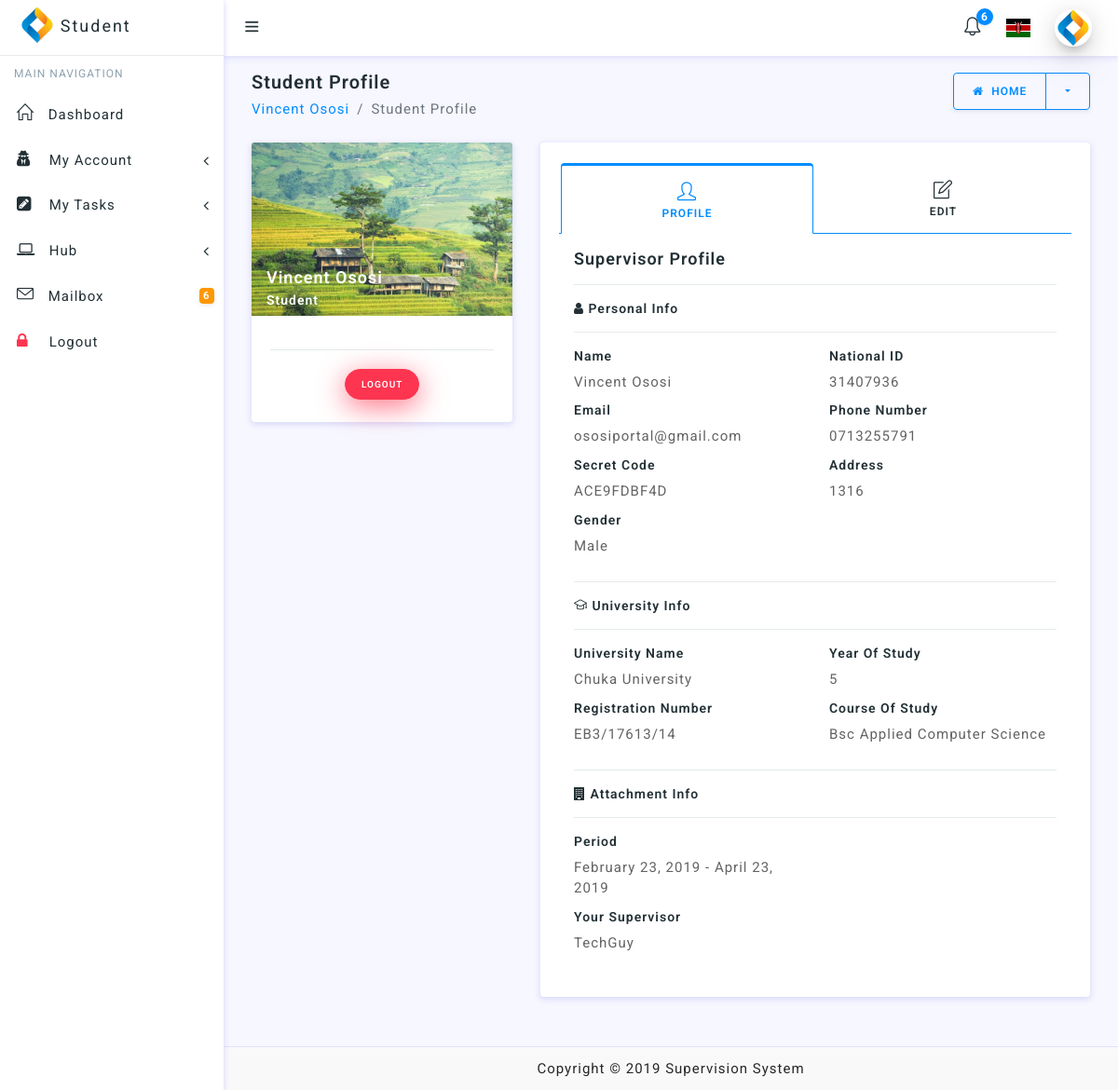
Screenshot of /student/dashboard/profile.php (signed in) with the database file from the repository.
### tables this page shows
CREATE TABLE `student_table` (
  `id` int(11) NOT NULL,
  `student_name` varchar(255) NOT NULL,
  `phone_number` varchar(255) NOT NULL,
  `national_id` varchar(255) NOT NULL,
  `email` varchar(255) NOT NULL,
  `address` varchar(255) NOT NULL,
  `gender` varchar(255) NOT NULL,
  `secret_code` varchar(255) NOT NULL,
  `password` varchar(255) NOT NULL,
  `created_at` datetime NOT NULL
);

CREATE TABLE `university_table` (
  `id` int(11) NOT NULL,
  `student_id` int(11) NOT NULL,
  `name` varchar(255) NOT NULL,
  `reg_no` varchar(255) NOT NULL,
  `year_of_study` int(11) NOT NULL,
  `course_of_study` varchar(255) NOT NULL,
  `created_at` datetime NOT NULL
);

CREATE TABLE `attachment_table` (
  `id` int(11) NOT NULL,
  `student_id` int(11) NOT NULL,
  `start_date` date NOT NULL,
  `end_date` date NOT NULL,
  `section` varchar(255) NOT NULL,
  `supervisor_id` int(11) NOT NULL,
  `created_at` datetime NOT NULL
);

CREATE TABLE `supervisor_table` (
  `id` int(11) NOT NULL,
  `supervisor_name` varchar(255) NOT NULL,
  `email` varchar(255) NOT NULL,
  `phone_number` varchar(255) NOT NULL,
  `national_id` varchar(255) NOT NULL,
  `secret_code` varchar(255) NOT NULL,
  `password` varchar(255) NOT NULL,
  `created_at` datetime NOT NULL
);

### student/sessions/student_session.php (called while the page is built, shortened)
<?php
require '../../DBConnection/Connection.php';
$student_check = $_SESSION['login_student'];
$ses_sql = mysqli_query($connection, "select * from student_table where national_id='$student_check'");
$row = mysqli_fetch_assoc($ses_sql);
$student_id = $row['id'];
$student_name = $row['student_name'];
$email = $row['email'];
$national_id = $row['national_id'];
$address = $row['address'];
$secret_code = $row['secret_code'];
$phone_number = $row['phone_number'];
$gender = $row['gender'];
$uniDetails = mysqli_query($connection,"select * from university_table where student_id='$student_id'");
$rowOne = mysqli_fetch_assoc($uniDetails);
$uni_name = $rowOne['name'];
$reg_no = $rowOne['reg_no'];
$year_of_study = $rowOne['year_of_study'];
$course_of_study = $rowOne['course_of_study'];
$attachmentDetails = mysqli_query($connection,"select * from attachment_table where student_id='$student_id'");
$rowThree = mysqli_fetch_assoc($attachmentDetails);
$start_date = $rowThree['start_date'];
$end_date = $rowThree['end_date'];
$supervisor_id = $rowThree['supervisor_id'];
$supervisor = mysqli_query($connection,"select * from supervisor_table where id='$supervisor_id'");
$rowFour = mysqli_fetch_assoc($supervisor);
$supervisor_name = $rowFour['supervisor_name'];

### student/dashboard/profile.php (the view, shortened to what this page needs)
<?php
require '../sessions/student_session.php';
require '../../functions/update_profile.php'
?>
<!doctype html>
<html lang="en">
<head>
    <link href="../../inc/main.css" rel="stylesheet" type="text/css"/>
</head>
<body>
<div id="wrapper">
    <?php
    require '../layouts/student_layout.php';
    ?>
    <div class="content-wrapper">
        <div class="container-fluid">
            <div class="row pt-2 pb-2">
                <div class="col-sm-9">
                    <h4 class="page-title">Student Profile</h4>
                    <ol class="breadcrumb">
                        <li class="breadcrumb-item"><a href="profile.php"><?php echo $student_name ?></a></li>
                        <li class="breadcrumb-item active" aria-current="page">Student Profile</li>
                    </ol>
                </div>
                <div class="col-sm-3">
                    <a href="home.php">
                        <div class="btn-group float-sm-right">
                            <button type="button" class="btn btn-outline-primary waves-effect waves-light"><i
                                        class="fa fa-home mr-1"></i> Home
                            </button>
                            <button type="button"
                                    class="btn btn-outline-primary dropdown-toggle dropdown-toggle-split waves-effect waves-light"
                                    data-toggle="dropdown">
                            </button>
                        </div>
                    </a>
                </div>
            </div>
            <div class="row">
                <div class="col-lg-4">
                    <div class="profile-card-3">
                        <div class="card">
                            <div class="user-fullimage">
                                <img src="../../assets/images/gallery/5.jpg" alt="user avatar" class="card-img-top">
                                <div class="details">
                                    <h5 class="mb-1 text-white ml-3"><?php echo $student_name ?></h5>
                                    <h6 class="text-white ml-3">Student</h6>
                                </div>
                            </div>
                            <div class="card-body text-center">
                                <hr>
                                <a href="../sessions/student_logout.php"
                                   class="btn btn-danger shadow-danger btn-sm btn-round waves-effect waves-light m-1">Logout</a>
                            </div>
                        </div>
                    </div>
                </div>
                <div class="col-lg-8">
                    <div class="card">
                        <div class="card-body">
                            <ul class="nav nav-tabs nav-tabs-primary top-icon nav-justified">
                                <li class="nav-item">
                                    <a href="javascript:void();" data-target="#profile" data-toggle="pill"
                                       class="nav-link active"><i class="icon-user"></i> <span
                                                class="hidden-xs">Profile</span></a>
                                </li>
                                <li class="nav-item">
                                    <a href="javascript:void();" data-target="#edit" data-toggle="pill"
                                       class="nav-link"><i class="icon-note"></i> <span
                                                class="hidden-xs">Edit</span></a>
                                </li>
                            </ul>
                            <div class="tab-content p-3">
                                <div class="tab-pane active" id="profile">
                                    <h5 class="mb-3">Supervisor Profile</h5>
                                    <hr>
                                    <h6><span class="fa fa-user"></span> Personal Info</h6>
                                    <hr>
                                    <div class="row">
                                        <div class="col-md-6">
                                            <h6>Name</h6>
                                            <p>
                                                <?php echo $student_name ?>
                                            </p>
                                            <h6>Email</h6>
                                            <p>
                                                <?php echo $email ?>
                                            </p>
                                            <h6>Secret Code</h6>
                                            <p>
                                                <?php echo $secret_code ?>
                                            </p>
                                            <h6>Gender</h6>
                                            <p>
                                                <?php echo $gender ?>
                                            </p>
                                        </div>
                                        <div class="col-md-6">
                                            <h6>National ID</h6>
                                            <p>
                                                <?php echo $national_id ?>
                                            </p>
                                            <h6>Phone Number</h6>
                                            <p>
                                                <?php echo $phone_number ?>
                                            </p>
                                            <h6>Address</h6>
                                            <p>
                                                <?php echo $address ?>
                                            </p>
                                        </div>
                                    </div>
                                    <hr>
                                    <h6><span class="icon icon-graduation"></span> University Info</h6>
                                    <hr>
                                    <div class="row">
                                        <div class="col-md-6">
                                            <h6>University Name</h6>
                                            <p>
                                                <?php echo $uni_name ?>
                                            </p>
                                            <h6>Registration Number</h6>
                                            <p>
                                                <?php echo $reg_no ?>
                                            </p>
                                        </div>
                                        <div class="col-md-6">
                                            <h6>Year Of Study</h6>
                                            <p>
                                                <?php echo $year_of_study ?>
                                            </p>
                                            <h6>Course Of Study</h6>
                                            <p>
                                                <?php echo $course_of_study ?>
                                            </p>
                                        </div>
                                    </div>
                                    <hr>
                                    <h6><span class="fa fa-building"></span> Attachment Info</h6>
                                    <hr>
                                    <div class="row">
                                        <div class="col-md-6">
                                            <h6>Period</h6>
                                            <p>
                                                <?php echo date('F d, Y', strtotime($start_date)) . ' - ' . date('F d, Y', strtotime($end_date)) ?>
                                            </p>
                                            <h6>Your Supervisor</h6>
                                            <p>
                                                <?php echo $supervisor_name ?>
                                            </p>
                                        </div>
                                    </div>
                                </div>
                            </div>
                        </div>
                    </div>
                </div>
            </div>
        </div>
    </div>
    <?php
    require('../../inc/footer.php')
    ?>
</div>
</body>
</html>

### rows the page displays
student_table: student_name "Vincent Ososi", email "ososiportal@gmail.com", secret_code "ACE9FDBF4D", gender "Male", national "31407936", phone_number "0713255791", address "1316"
university_table: name "Chuka University", reg_no "EB3/17613/14", year_of_study "5", course_of_study "Bsc Applied Computer Science"
attachment_table: start_date "February 23, 2019", end_date "April 23, 2019"
supervisor_table: supervisor_name "TechGuy"

### other values shown
$unReadNotifications "6"
$appName "Supervision System"
